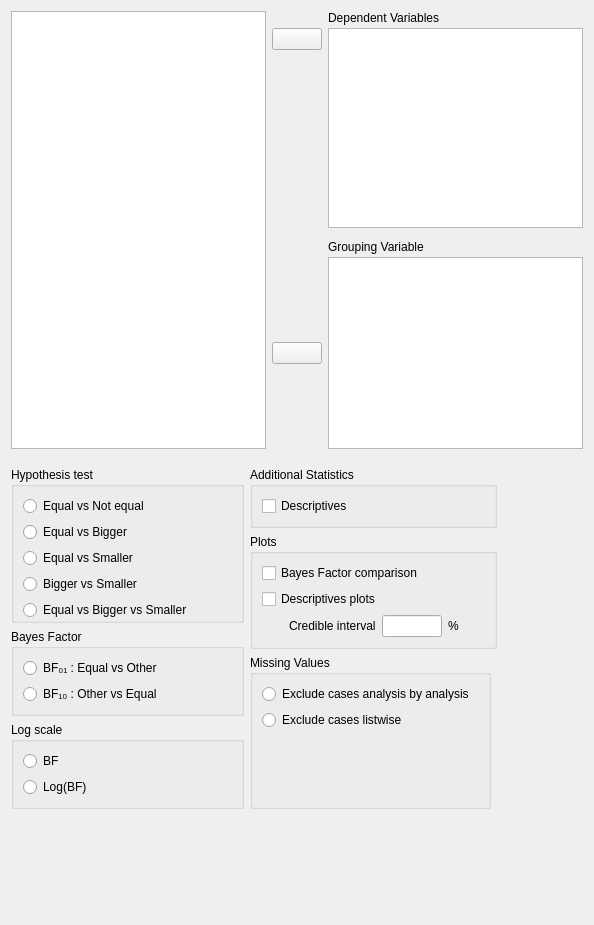
<?xml version="1.0" encoding="UTF-8"?>
<ui version="4.0">
 <class>BainTTestBayesianIndependentSamplesForm</class>
 <widget class="QWidget" name="BainTTestBayesianIndependentSamplesForm">
  <property name="geometry">
   <rect>
    <x>0</x>
    <y>0</y>
    <width>594</width>
    <height>925</height>
   </rect>
  </property>
  <property name="sizePolicy">
   <sizepolicy hsizetype="Fixed" vsizetype="Preferred">
    <horstretch>0</horstretch>
    <verstretch>0</verstretch>
   </sizepolicy>
  </property>
  <property name="windowTitle">
   <string>Form</string>
  </property>
  <layout class="QGridLayout" name="gridLayout">
   <property name="verticalSpacing">
    <number>0</number>
   </property>
   <item row="2" column="0">
    <widget class="QWidget" name="constraintsWidget" native="true">
     <layout class="QGridLayout" name="gridLayout_10">
      <property name="leftMargin">
       <number>0</number>
      </property>
      <property name="rightMargin">
       <number>0</number>
      </property>
      <property name="bottomMargin">
       <number>3</number>
      </property>
     </layout>
    </widget>
   </item>
   <item row="1" column="0">
    <widget class="QWidget" name="gridWidget" native="true">
     <property name="sizePolicy">
      <sizepolicy hsizetype="Fixed" vsizetype="Fixed">
       <horstretch>0</horstretch>
       <verstretch>0</verstretch>
      </sizepolicy>
     </property>
     <property name="minimumSize">
      <size>
       <width>0</width>
       <height>0</height>
      </size>
     </property>
     <layout class="QFormLayout" name="formLayout">
      <property name="fieldGrowthPolicy">
       <enum>QFormLayout::AllNonFixedFieldsGrow</enum>
      </property>
      <property name="leftMargin">
       <number>0</number>
      </property>
      <property name="rightMargin">
       <number>0</number>
      </property>
      <property name="bottomMargin">
       <number>0</number>
      </property>
      <item row="0" column="0">
       <widget class="QWidget" name="widget_2" native="true">
        <property name="maximumSize">
         <size>
          <width>240</width>
          <height>16777215</height>
         </size>
        </property>
        <layout class="QGridLayout" name="gridLayout_5">
         <property name="leftMargin">
          <number>0</number>
         </property>
         <property name="topMargin">
          <number>0</number>
         </property>
         <property name="rightMargin">
          <number>0</number>
         </property>
         <property name="bottomMargin">
          <number>0</number>
         </property>
         <item row="3" column="0">
          <widget class="BoundGroupBox" name="logscale">
           <property name="title">
            <string>Log scale</string>
           </property>
           <layout class="QGridLayout" name="gridLayout_7">
            <item row="1" column="0">
             <widget class="QRadioButton" name="BF">
              <property name="text">
               <string>BF</string>
              </property>
             </widget>
            </item>
            <item row="2" column="0">
             <widget class="QRadioButton" name="logBF">
              <property name="text">
               <string>Log(BF)</string>
              </property>
             </widget>
            </item>
           </layout>
          </widget>
         </item>
         <item row="1" column="0">
          <widget class="BoundGroupBox" name="hypothesis">
           <property name="title">
            <string>Hypothesis test</string>
           </property>
           <property name="flat">
            <bool>true</bool>
           </property>
           <layout class="QGridLayout" name="gridLayout_9">
            <property name="bottomMargin">
             <number>0</number>
            </property>
            <item row="1" column="0">
             <widget class="QRadioButton" name="_2oneTailedGreaterThan">
              <property name="sizePolicy">
               <sizepolicy hsizetype="Fixed" vsizetype="Fixed">
                <horstretch>0</horstretch>
                <verstretch>0</verstretch>
               </sizepolicy>
              </property>
              <property name="text">
               <string>Equal vs Bigger</string>
              </property>
             </widget>
            </item>
            <item row="1" column="1">
             <spacer name="horizontalSpacer">
              <property name="orientation">
               <enum>Qt::Horizontal</enum>
              </property>
              <property name="sizeHint" stdset="0">
               <size>
                <width>40</width>
                <height>20</height>
               </size>
              </property>
             </spacer>
            </item>
            <item row="4" column="0">
             <widget class="QRadioButton" name="allTypes">
              <property name="text">
               <string>Equal vs Bigger vs Smaller</string>
              </property>
             </widget>
            </item>
            <item row="2" column="0">
             <widget class="QRadioButton" name="_3oneTailedLessThan">
              <property name="sizePolicy">
               <sizepolicy hsizetype="Fixed" vsizetype="Fixed">
                <horstretch>0</horstretch>
                <verstretch>0</verstretch>
               </sizepolicy>
              </property>
              <property name="text">
               <string>Equal vs Smaller</string>
              </property>
             </widget>
            </item>
            <item row="0" column="0">
             <widget class="QRadioButton" name="_1twoTailed">
              <property name="sizePolicy">
               <sizepolicy hsizetype="Fixed" vsizetype="Fixed">
                <horstretch>0</horstretch>
                <verstretch>0</verstretch>
               </sizepolicy>
              </property>
              <property name="text">
               <string>Equal vs Not equal</string>
              </property>
             </widget>
            </item>
            <item row="3" column="0">
             <widget class="QRadioButton" name="_4type">
              <property name="text">
               <string>Bigger vs Smaller</string>
              </property>
             </widget>
            </item>
           </layout>
          </widget>
         </item>
         <item row="2" column="0">
          <widget class="BoundGroupBox" name="bayesFactorType">
           <property name="title">
            <string>Bayes Factor</string>
           </property>
           <property name="flat">
            <bool>false</bool>
           </property>
           <layout class="QGridLayout" name="gridLayout_13">
            <item row="2" column="0">
             <widget class="QRadioButton" name="_2">
              <property name="sizePolicy">
               <sizepolicy hsizetype="Fixed" vsizetype="Fixed">
                <horstretch>0</horstretch>
                <verstretch>0</verstretch>
               </sizepolicy>
              </property>
              <property name="text">
               <string>BF₀₁ : Equal vs Other</string>
              </property>
             </widget>
            </item>
            <item row="2" column="1">
             <spacer name="horizontalSpacer_3">
              <property name="orientation">
               <enum>Qt::Horizontal</enum>
              </property>
              <property name="sizeHint" stdset="0">
               <size>
                <width>40</width>
                <height>20</height>
               </size>
              </property>
             </spacer>
            </item>
            <item row="3" column="0">
             <widget class="QRadioButton" name="_1">
              <property name="sizePolicy">
               <sizepolicy hsizetype="Fixed" vsizetype="Fixed">
                <horstretch>0</horstretch>
                <verstretch>0</verstretch>
               </sizepolicy>
              </property>
              <property name="text">
               <string>BF₁₀ : Other vs Equal</string>
              </property>
             </widget>
            </item>
           </layout>
          </widget>
         </item>
        </layout>
       </widget>
      </item>
      <item row="0" column="1">
       <widget class="QWidget" name="widget_3" native="true">
        <property name="sizePolicy">
         <sizepolicy hsizetype="Preferred" vsizetype="Preferred">
          <horstretch>0</horstretch>
          <verstretch>0</verstretch>
         </sizepolicy>
        </property>
        <layout class="QGridLayout" name="gridLayout_2">
         <property name="leftMargin">
          <number>0</number>
         </property>
         <property name="topMargin">
          <number>0</number>
         </property>
         <property name="rightMargin">
          <number>0</number>
         </property>
         <property name="bottomMargin">
          <number>0</number>
         </property>
         <item row="1" column="0" colspan="2">
          <widget class="GroupBox" name="plotsGroup">
           <property name="title">
            <string>Plots</string>
           </property>
           <layout class="QGridLayout" name="gridLayout_4">
            <item row="3" column="1">
             <widget class="QWidget" name="horizontalWidget" native="true">
              <layout class="QHBoxLayout" name="horizontalLayout">
               <property name="leftMargin">
                <number>0</number>
               </property>
               <property name="topMargin">
                <number>0</number>
               </property>
               <property name="rightMargin">
                <number>0</number>
               </property>
               <property name="bottomMargin">
                <number>0</number>
               </property>
               <item>
                <widget class="QLabel" name="label_2">
                 <property name="sizePolicy">
                  <sizepolicy hsizetype="Fixed" vsizetype="Fixed">
                   <horstretch>0</horstretch>
                   <verstretch>0</verstretch>
                  </sizepolicy>
                 </property>
                 <property name="text">
                  <string>Credible interval</string>
                 </property>
                </widget>
               </item>
               <item>
                <widget class="BoundTextBox" name="descriptivesPlotsCredibleInterval">
                 <property name="sizePolicy">
                  <sizepolicy hsizetype="Fixed" vsizetype="Preferred">
                   <horstretch>0</horstretch>
                   <verstretch>0</verstretch>
                  </sizepolicy>
                 </property>
                 <property name="minimumSize">
                  <size>
                   <width>60</width>
                   <height>0</height>
                  </size>
                 </property>
                 <property name="maximumSize">
                  <size>
                   <width>60</width>
                   <height>16777215</height>
                  </size>
                 </property>
                </widget>
               </item>
               <item>
                <widget class="QLabel" name="label_3">
                 <property name="sizePolicy">
                  <sizepolicy hsizetype="Fixed" vsizetype="Fixed">
                   <horstretch>0</horstretch>
                   <verstretch>0</verstretch>
                  </sizepolicy>
                 </property>
                 <property name="text">
                  <string>%</string>
                 </property>
                </widget>
               </item>
              </layout>
             </widget>
            </item>
            <item row="0" column="0" colspan="3">
             <widget class="BoundCheckBox" name="plotPriorAndPosterior">
              <property name="sizePolicy">
               <sizepolicy hsizetype="Fixed" vsizetype="Fixed">
                <horstretch>0</horstretch>
                <verstretch>0</verstretch>
               </sizepolicy>
              </property>
              <property name="text">
               <string>Bayes Factor comparison</string>
              </property>
             </widget>
            </item>
            <item row="2" column="0" colspan="3">
             <widget class="BoundCheckBox" name="descriptivesPlots">
              <property name="sizePolicy">
               <sizepolicy hsizetype="Fixed" vsizetype="Fixed">
                <horstretch>0</horstretch>
                <verstretch>0</verstretch>
               </sizepolicy>
              </property>
              <property name="text">
               <string>Descriptives plots</string>
              </property>
             </widget>
            </item>
           </layout>
          </widget>
         </item>
         <item row="0" column="0" colspan="2">
          <widget class="GroupBox" name="groupBox_7">
           <property name="title">
            <string>Additional Statistics</string>
           </property>
           <layout class="QGridLayout" name="gridLayout_3">
            <item row="0" column="0" colspan="2">
             <widget class="BoundCheckBox" name="descriptives">
              <property name="sizePolicy">
               <sizepolicy hsizetype="Fixed" vsizetype="Fixed">
                <horstretch>0</horstretch>
                <verstretch>0</verstretch>
               </sizepolicy>
              </property>
              <property name="text">
               <string>Descriptives</string>
              </property>
             </widget>
            </item>
            <item row="0" column="2">
             <spacer name="horizontalSpacer_2">
              <property name="orientation">
               <enum>Qt::Horizontal</enum>
              </property>
              <property name="sizeHint" stdset="0">
               <size>
                <width>40</width>
                <height>20</height>
               </size>
              </property>
             </spacer>
            </item>
           </layout>
          </widget>
         </item>
         <item row="2" column="0">
          <widget class="BoundGroupBox" name="missingValues">
           <property name="title">
            <string>Missing Values</string>
           </property>
           <property name="flat">
            <bool>false</bool>
           </property>
           <layout class="QGridLayout" name="gridLayout_6">
            <item row="1" column="0">
             <widget class="QRadioButton" name="_2excludeListwise">
              <property name="sizePolicy">
               <sizepolicy hsizetype="Fixed" vsizetype="Fixed">
                <horstretch>0</horstretch>
                <verstretch>0</verstretch>
               </sizepolicy>
              </property>
              <property name="text">
               <string>Exclude cases listwise</string>
              </property>
             </widget>
            </item>
            <item row="0" column="1">
             <spacer name="horizontalSpacer_4">
              <property name="orientation">
               <enum>Qt::Horizontal</enum>
              </property>
              <property name="sizeHint" stdset="0">
               <size>
                <width>5</width>
                <height>20</height>
               </size>
              </property>
             </spacer>
            </item>
            <item row="0" column="0">
             <widget class="QRadioButton" name="_1excludeAnalysisByAnalysis">
              <property name="sizePolicy">
               <sizepolicy hsizetype="Fixed" vsizetype="Fixed">
                <horstretch>0</horstretch>
                <verstretch>0</verstretch>
               </sizepolicy>
              </property>
              <property name="text">
               <string>Exclude cases analysis by analysis</string>
              </property>
             </widget>
            </item>
            <item row="2" column="0">
             <spacer name="verticalSpacer">
              <property name="orientation">
               <enum>Qt::Vertical</enum>
              </property>
              <property name="sizeHint" stdset="0">
               <size>
                <width>20</width>
                <height>40</height>
               </size>
              </property>
             </spacer>
            </item>
           </layout>
          </widget>
         </item>
        </layout>
       </widget>
      </item>
     </layout>
    </widget>
   </item>
   <item row="0" column="0">
    <widget class="QWidget" name="topWidget" native="true">
     <property name="sizePolicy">
      <sizepolicy hsizetype="Preferred" vsizetype="Fixed">
       <horstretch>0</horstretch>
       <verstretch>0</verstretch>
      </sizepolicy>
     </property>
     <layout class="QGridLayout" name="gridLayout_8">
      <property name="leftMargin">
       <number>0</number>
      </property>
      <property name="topMargin">
       <number>0</number>
      </property>
      <property name="rightMargin">
       <number>0</number>
      </property>
      <property name="verticalSpacing">
       <number>3</number>
      </property>
      <item row="6" column="2">
       <widget class="QLabel" name="label_5">
        <property name="text">
         <string>Grouping Variable</string>
        </property>
       </widget>
      </item>
      <item row="7" column="1">
       <widget class="AssignButton" name="buttonAssignGroupingVariable">
        <property name="sizePolicy">
         <sizepolicy hsizetype="Fixed" vsizetype="Fixed">
          <horstretch>0</horstretch>
          <verstretch>0</verstretch>
         </sizepolicy>
        </property>
        <property name="minimumSize">
         <size>
          <width>50</width>
          <height>0</height>
         </size>
        </property>
        <property name="maximumSize">
         <size>
          <width>50</width>
          <height>16777215</height>
         </size>
        </property>
        <property name="text">
         <string/>
        </property>
       </widget>
      </item>
      <item row="7" column="2">
       <widget class="boundSingleItemView" name="groupingVariable">
        <property name="sizePolicy">
         <sizepolicy hsizetype="Expanding" vsizetype="Fixed">
          <horstretch>0</horstretch>
          <verstretch>0</verstretch>
         </sizepolicy>
        </property>
        <property name="minimumSize">
         <size>
          <width>0</width>
          <height>0</height>
         </size>
        </property>
        <property name="maximumSize">
         <size>
          <width>16777215</width>
          <height>16777215</height>
         </size>
        </property>
       </widget>
      </item>
      <item row="0" column="2">
       <widget class="QLabel" name="label_4">
        <property name="text">
         <string>Dependent Variables</string>
        </property>
       </widget>
      </item>
      <item row="1" column="1">
       <widget class="AssignButton" name="buttonAssignVariables">
        <property name="sizePolicy">
         <sizepolicy hsizetype="Fixed" vsizetype="Fixed">
          <horstretch>0</horstretch>
          <verstretch>0</verstretch>
         </sizepolicy>
        </property>
        <property name="minimumSize">
         <size>
          <width>50</width>
          <height>0</height>
         </size>
        </property>
        <property name="maximumSize">
         <size>
          <width>50</width>
          <height>16777215</height>
         </size>
        </property>
        <property name="text">
         <string/>
        </property>
       </widget>
      </item>
      <item row="1" column="2" rowspan="2">
       <widget class="BoundListView" name="variables">
        <property name="sizePolicy">
         <sizepolicy hsizetype="Expanding" vsizetype="Fixed">
          <horstretch>0</horstretch>
          <verstretch>1</verstretch>
         </sizepolicy>
        </property>
        <property name="minimumSize">
         <size>
          <width>0</width>
          <height>200</height>
         </size>
        </property>
        <property name="maximumSize">
         <size>
          <width>16777215</width>
          <height>200</height>
         </size>
        </property>
        <property name="selectionMode">
         <enum>QAbstractItemView::ExtendedSelection</enum>
        </property>
       </widget>
      </item>
      <item row="2" column="1">
       <widget class="QWidget" name="verticalWidget" native="true">
        <property name="minimumSize">
         <size>
          <width>0</width>
          <height>40</height>
         </size>
        </property>
       </widget>
      </item>
      <item row="0" column="0" rowspan="8">
       <widget class="AvailableFieldsListView" name="listAvailableFields">
        <property name="sizePolicy">
         <sizepolicy hsizetype="Expanding" vsizetype="Preferred">
          <horstretch>0</horstretch>
          <verstretch>0</verstretch>
         </sizepolicy>
        </property>
        <property name="minimumSize">
         <size>
          <width>0</width>
          <height>0</height>
         </size>
        </property>
        <property name="maximumSize">
         <size>
          <width>16777215</width>
          <height>16777215</height>
         </size>
        </property>
        <property name="selectionMode">
         <enum>QAbstractItemView::ExtendedSelection</enum>
        </property>
       </widget>
      </item>
     </layout>
    </widget>
   </item>
  </layout>
 </widget>
 <customwidgets>
  <customwidget>
   <class>BoundCheckBox</class>
   <extends>QCheckBox</extends>
   <header>widgets/boundcheckbox.h</header>
  </customwidget>
  <customwidget>
   <class>BoundGroupBox</class>
   <extends>QGroupBox</extends>
   <header>widgets/boundgroupbox.h</header>
   <container>1</container>
  </customwidget>
  <customwidget>
   <class>GroupBox</class>
   <extends>QGroupBox</extends>
   <header>widgets/groupbox.h</header>
   <container>1</container>
  </customwidget>
  <customwidget>
   <class>BoundTextBox</class>
   <extends>QLineEdit</extends>
   <header>widgets/boundtextbox.h</header>
  </customwidget>
  <customwidget>
   <class>AssignButton</class>
   <extends>QPushButton</extends>
   <header>widgets/assignbutton.h</header>
  </customwidget>
  <customwidget>
   <class>AvailableFieldsListView</class>
   <extends>QListView</extends>
   <header>widgets/availablefieldslistview.h</header>
  </customwidget>
  <customwidget>
   <class>BoundListView</class>
   <extends>QListView</extends>
   <header>widgets/boundlistview.h</header>
  </customwidget>
  <customwidget>
   <class>boundSingleItemView</class>
   <extends>QListView</extends>
   <header>widgets/boundsingleitemview.h</header>
  </customwidget>
 </customwidgets>
 <resources/>
 <connections/>
</ui>
